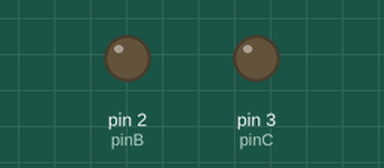
Recording of a sketch running on a simulated Arduino Uno, built with avr-gcc and run on an emulated ATmega328P. Parts: output pins drawn as LEDs (lit = HIGH). Pins used as bus, display or sensor lines are not drawn.

Above: at 0.1 s.
At 2.1 s:
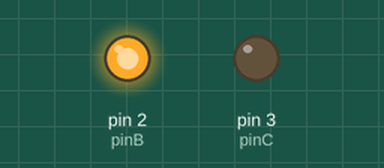
At 4.1 s:
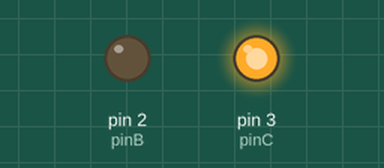
Timing chart, 0 to 6.5 s (numbered marks = the images above):
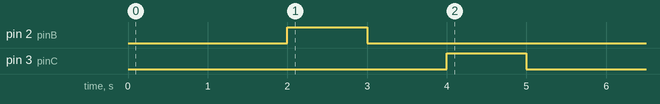

The sketch:

for.ino.ino
```cpp
// deklarasi konstan dan variabel bertype data int
int const pinA = 1, pinB = 2, pinC = 3;
int i = 1;

// void setup : untuk meletakan kode setup yang akan dibaca satu kali
void setup()
{

  // kecepatan pengiriman dan penerimaan data melalui port serial
  Serial.begin(9600);

  // Menentukan PIN digital yang akan digunakan dengan memanggil konstan yang telah dideklarasikan
  pinMode(pinA, OUTPUT);
  pinMode(pinB, OUTPUT);
  pinMode(pinC, OUTPUT);

}

// void loop : untuk meletakan kode utama yang akan dibaca berulang - ulang
void loop()
{

  // perintah untuk mengedipkan LED sebanyak 1 x pada PIN 1 dengan delay 1 detik
  for ( i  ; i <= 1; i++)
  {
    digitalWrite(pinA, HIGH);
    delay(1000);
    digitalWrite(pinA, LOW);
    delay(1000);
  }

  // perintah untuk mengedipkan LED sebanyak 2 x pada PIN 2 dengan delay 1 detik
  for ( i ; i <= 2; i++ )
  {
    digitalWrite(pinB, HIGH);
    delay(1000);
    digitalWrite(pinB, LOW);
    delay(1000);
  }

  // perintah untuk mengedipkan LED sebanyak 3 x pada PIN 3 dengan delay 1 detik
  for ( i ; i <= 3; i++ )
  {
    digitalWrite(pinC, HIGH);
    delay(1000);
    digitalWrite(pinC, LOW);
    delay(1000);
  }
}
```

Measured:
- by itself, pin 2 (pinB): LOW → HIGH at 2.0 s, → LOW 1.0 s later
- by itself, pin 3 (pinC): LOW → HIGH at 4.0 s, → LOW 1.0 s later
